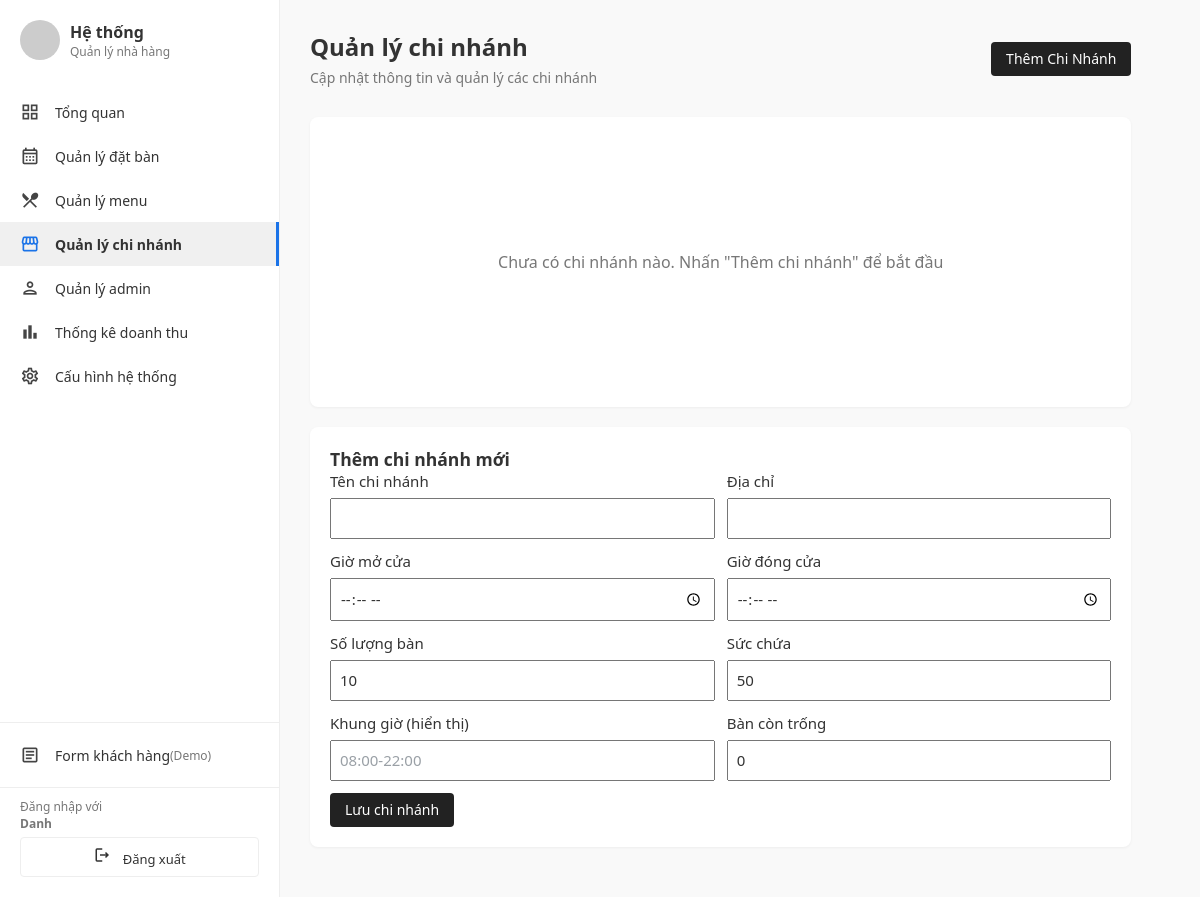
/public/admin.php?page=chinhanh (signed in), run on an earlier commit of the app's database.
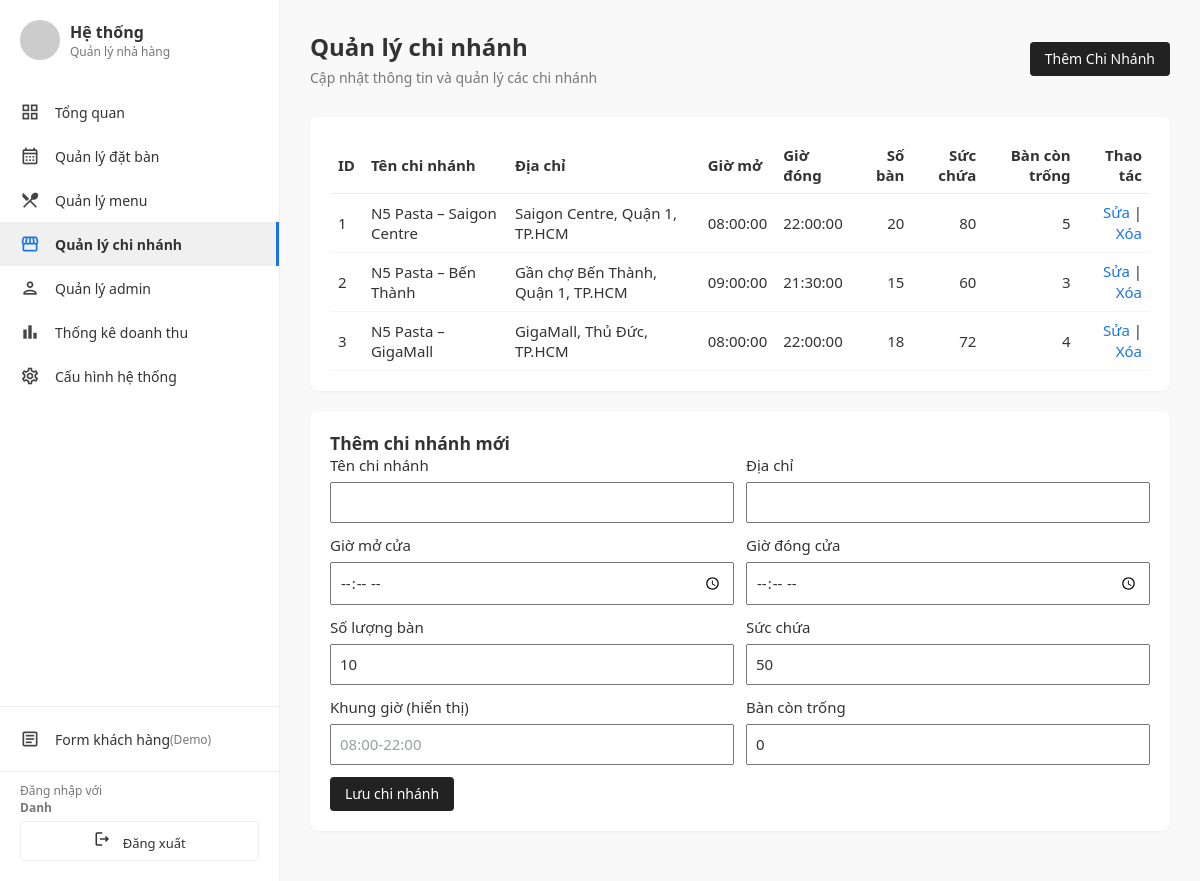
And on a later commit of the database.
### tables this page shows
CREATE TABLE `chinhanh` (
  `id` int(11) NOT NULL,
  `ten_chi_nhanh` varchar(100) NOT NULL,
  `dia_chi` varchar(255) NOT NULL,
  `gio_mo_cua` time NOT NULL,
  `gio_dong_cua` time NOT NULL,
  `so_luong_ban` int(11) NOT NULL,
  `suc_chua` int(11) NOT NULL,
  `khung_gio` varchar(50) DEFAULT NULL,
  `ban_con_trong` int(11) DEFAULT NULL
);

### app/controller/chinhanh.Controller.php (called while the page is built, shortened)
<?php
require_once __DIR__ . '/../Model/chinhanhModel.php';
class ChinhanhController {
    private $model;
    public function __construct() {
        $this->model = new ChinhanhModel();
    }
    public function index() {
        $branches = $this->model->getAllBranches();
        include __DIR__ . '/../view/admin/chinhanh.php';
    }
}
?>

### app/controller/AdminController.php (called while the page is built, shortened)
<?php
class AdminController {
    public function chinhanh(){
        require_once __DIR__ . '/chinhanh.Controller.php';
        $c = new ChinhanhController();
        $c->index();
    }
}
?>

### app/config/database.php (called while the page is built, shortened)
<?php
function getConnection() {
    $dsn = "mysql:host=" . DB_HOST . ";dbname=" . DB_NAME . ";charset=utf8mb4";
    $options = [
        PDO::ATTR_ERRMODE            => PDO::ERRMODE_EXCEPTION,
        PDO::ATTR_DEFAULT_FETCH_MODE => PDO::FETCH_ASSOC,
        PDO::ATTR_EMULATE_PREPARES   => false,
    ];
    try {
        $pdo = new PDO($dsn, DB_USER, DB_PASS, $options);
        return $pdo;
    } catch (\PDOException $e) {
        $alt_names = [
            'wd20302_n5_local(2)',
            'wd20302_n5_local (2)'
        ];
        foreach ($alt_names as $alt) {
            try {
                $alt_dsn = "mysql:host=" . DB_HOST . ";dbname=" . $alt . ";charset=utf8mb4";
                $pdo = new PDO($alt_dsn, DB_USER, DB_PASS, $options);
                return $pdo;
            } catch (\PDOException $ignore) {
            }
        }
        die("Lỗi kết nối CSDL: " . $e->getMessage() . ".\nHãy kiểm tra tên database trong `app/config/database.php` và đảm bảo bạn đã import file SQL vào MySQL.");
    }
}
?>

### app/Model/chinhanhModel.php (called while the page is built, shortened)
<?php
class ChinhanhModel {
    private $conn;
    public function __construct() {
        require_once __DIR__ . '/../config/database.php';
        try {
            $this->conn = getConnection();
        } catch (\Exception $e) {
            throw new Exception("Kết nối database không tồn tại. Vui lòng kiểm tra file config/database.php");
        }
    }
    public function getAllBranches() {
        try {
            $sql = "SELECT id, ten_chi_nhanh, dia_chi, gio_mo_cua, gio_dong_cua, so_luong_ban, suc_chua, khung_gio, ban_con_trong FROM chinhanh ORDER BY id";
            $stmt = $this->conn->prepare($sql);
            $stmt->execute();
            return $stmt->fetchAll(PDO::FETCH_ASSOC);
        } catch (PDOException $e) {
            throw new Exception("Lỗi truy vấn database: " . $e->getMessage());
        }
    }
}
?>

### app/view/admin/chinhanh.php (the view, shortened to what the rows shown need)
<?php
include 'views/layouts/header.php';
?>
<main class="main-content">
    <header class="page-header">
        <div class="page-title-group">
            <h1>Quản lý chi nhánh</h1>
        </div>
    </header>
        <section class="card">
            <?php if (!empty($branches) && is_array($branches)): ?>
                <table style="width:100%; border-collapse:collapse;">
                    <thead>
                        <tr>
                            <th style="text-align:left;padding:8px;border-bottom:1px solid #eee">ID</th>
                            <th style="text-align:left;padding:8px;border-bottom:1px solid #eee">Tên chi nhánh</th>
                            <th style="text-align:left;padding:8px;border-bottom:1px solid #eee">Địa chỉ</th>
                            <th style="text-align:left;padding:8px;border-bottom:1px solid #eee">Giờ mở</th>
                            <th style="text-align:left;padding:8px;border-bottom:1px solid #eee">Giờ đóng</th>
                            <th style="text-align:right;padding:8px;border-bottom:1px solid #eee">Số bàn</th>
                            <th style="text-align:right;padding:8px;border-bottom:1px solid #eee">Sức chứa</th>
                            <th style="text-align:right;padding:8px;border-bottom:1px solid #eee">Bàn còn trống</th>
                            <th style="text-align:right;padding:8px;border-bottom:1px solid #eee">Thao tác</th>
                        </tr>
                    </thead>
                    <tbody>
                        <?php foreach ($branches as $b): ?>
                                    <tr>
                                            <td style="padding:8px;border-bottom:1px solid #f5f5f5"><?= htmlspecialchars($b['id']) ?></td>
                                            <td style="padding:8px;border-bottom:1px solid #f5f5f5"><?= htmlspecialchars($b['ten_chi_nhanh']) ?></td>
                                            <td style="padding:8px;border-bottom:1px solid #f5f5f5"><?= htmlspecialchars($b['dia_chi']) ?></td>
                                            <td style="padding:8px;border-bottom:1px solid #f5f5f5"><?= htmlspecialchars($b['gio_mo_cua']) ?></td>
                                            <td style="padding:8px;border-bottom:1px solid #f5f5f5"><?= htmlspecialchars($b['gio_dong_cua']) ?></td>
                                            <td style="padding:8px;border-bottom:1px solid #f5f5f5;text-align:right"><?= htmlspecialchars($b['so_luong_ban']) ?></td>
                                            <td style="padding:8px;border-bottom:1px solid #f5f5f5;text-align:right"><?= htmlspecialchars($b['suc_chua']) ?></td>
                                            <td style="padding:8px;border-bottom:1px solid #f5f5f5;text-align:right"><?= htmlspecialchars($b['ban_con_trong']) ?></td>
                                            <td style="padding:8px;border-bottom:1px solid #f5f5f5;text-align:right">
                                                <a href="admin.php?page=chinhanh&action=edit&id=<?= $b['id'] ?>" class="action-link">Sửa</a>
                                                |
                                                <a href="admin.php?page=chinhanh&action=delete&id=<?= $b['id'] ?>" class="action-link" onclick="return confirm('Bạn có chắc chắn muốn xóa chi nhánh <?= htmlspecialchars($b['ten_chi_nhanh']) ?> không?')">Xóa</a>
                                            </td>
                                    </tr>
                        <?php endforeach; ?>
                    </tbody>
                </table>
            <?php else: ?>
                <div class="empty-state-content">
                    <p>Chưa có chi nhánh nào. Nhấn "Thêm chi nhánh" để bắt đầu</p>
                </div>
            <?php endif; ?>
        </section>
</main>
<?php include 'views/layouts/footer.php'; ?>

What changed in the data, as far as the page shows it:
added chinhanh: id "1", ten_chi_nhanh "N5 Pasta – Saigon Centre", dia_chi "Saigon Centre, Quận 1, TP.HCM", gio_mo_cua "08:00:00", gio_dong_cua "22:00:00", so_luong_ban "20", suc_chua "80", ban_con_trong "5"
added chinhanh: id "2", ten_chi_nhanh "N5 Pasta – Bến Thành", dia_chi "Gần chợ Bến Thành, Quận 1, TP.HCM", gio_mo_cua "09:00:00", gio_dong_cua "21:30:00", so_luong_ban "15", suc_chua "60", ban_con_trong "3"
added chinhanh: id "3", ten_chi_nhanh "N5 Pasta – GigaMall", dia_chi "GigaMall, Thủ Đức, TP.HCM", gio_mo_cua "08:00:00", gio_dong_cua "22:00:00", so_luong_ban "18", suc_chua "72", ban_con_trong "4"
Also different on the page:
text no longer shown: "Chưa có chi nhánh nào. Nhấn \"Thêm chi nhánh\" để bắt đầu"
text now shown: "ID Tên chi nhánh Địa chỉ Giờ mở Giờ đóng Số bàn Sức chứa Bàn còn trống Thao tác"
